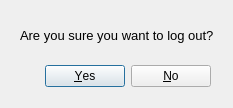
<?xml version="1.0" encoding="UTF-8"?>
<ui version="4.0">
 <class>Dialog</class>
 <widget class="QDialog" name="Dialog">
  <property name="geometry">
   <rect>
    <x>0</x>
    <y>0</y>
    <width>233</width>
    <height>108</height>
   </rect>
  </property>
  <property name="windowTitle">
   <string>Dialog</string>
  </property>
  <widget class="QDialogButtonBox" name="Yes">
   <property name="geometry">
    <rect>
     <x>10</x>
     <y>60</y>
     <width>201</width>
     <height>32</height>
    </rect>
   </property>
   <property name="orientation">
    <enum>Qt::Horizontal</enum>
   </property>
   <property name="standardButtons">
    <set>QDialogButtonBox::No|QDialogButtonBox::Yes</set>
   </property>
  </widget>
  <widget class="QLabel" name="Username_Label">
   <property name="geometry">
    <rect>
     <x>20</x>
     <y>20</y>
     <width>201</width>
     <height>31</height>
    </rect>
   </property>
   <property name="font">
    <font>
     <pointsize>10</pointsize>
    </font>
   </property>
   <property name="text">
    <string>Are you sure you want to log out?</string>
   </property>
  </widget>
 </widget>
 <resources/>
 <connections>
  <connection>
   <sender>Yes</sender>
   <signal>accepted()</signal>
   <receiver>Dialog</receiver>
   <slot>accept()</slot>
   <hints>
    <hint type="sourcelabel">
     <x>248</x>
     <y>254</y>
    </hint>
    <hint type="destinationlabel">
     <x>157</x>
     <y>274</y>
    </hint>
   </hints>
  </connection>
  <connection>
   <sender>Yes</sender>
   <signal>rejected()</signal>
   <receiver>Dialog</receiver>
   <slot>reject()</slot>
   <hints>
    <hint type="sourcelabel">
     <x>316</x>
     <y>260</y>
    </hint>
    <hint type="destinationlabel">
     <x>286</x>
     <y>274</y>
    </hint>
   </hints>
  </connection>
 </connections>
</ui>
